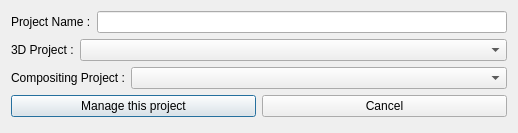
<?xml version="1.0" encoding="UTF-8"?>
<ui version="4.0">
 <class>CreateProjectDialog</class>
 <widget class="QDialog" name="CreateProjectDialog">
  <property name="geometry">
   <rect>
    <x>0</x>
    <y>0</y>
    <width>518</width>
    <height>133</height>
   </rect>
  </property>
  <property name="windowTitle">
   <string>Dialog</string>
  </property>
  <layout class="QGridLayout" name="gridLayout">
   <item row="0" column="0" colspan="2">
    <layout class="QVBoxLayout" name="verticalLayout">
     <item>
      <layout class="QHBoxLayout" name="horizontalLayout">
       <item>
        <widget class="QLabel" name="label">
         <property name="text">
          <string>Project Name :</string>
         </property>
        </widget>
       </item>
       <item>
        <widget class="QLineEdit" name="projectName"/>
       </item>
      </layout>
     </item>
     <item>
      <layout class="QHBoxLayout" name="horizontalLayout_2">
       <item>
        <widget class="QLabel" name="label_2">
         <property name="text">
          <string>3D Project :</string>
         </property>
        </widget>
       </item>
       <item>
        <widget class="QComboBox" name="project3dBox">
         <property name="sizePolicy">
          <sizepolicy hsizetype="Expanding" vsizetype="Fixed">
           <horstretch>0</horstretch>
           <verstretch>0</verstretch>
          </sizepolicy>
         </property>
         <property name="insertPolicy">
          <enum>QComboBox::InsertAlphabetically</enum>
         </property>
         <property name="sizeAdjustPolicy">
          <enum>QComboBox::AdjustToContents</enum>
         </property>
        </widget>
       </item>
      </layout>
     </item>
     <item>
      <layout class="QHBoxLayout" name="horizontalLayout_3">
       <item>
        <widget class="QLabel" name="label_3">
         <property name="text">
          <string>Compositing Project :</string>
         </property>
        </widget>
       </item>
       <item>
        <widget class="QComboBox" name="projectCompBox">
         <property name="sizePolicy">
          <sizepolicy hsizetype="Expanding" vsizetype="Fixed">
           <horstretch>0</horstretch>
           <verstretch>0</verstretch>
          </sizepolicy>
         </property>
         <property name="insertPolicy">
          <enum>QComboBox::InsertAlphabetically</enum>
         </property>
         <property name="sizeAdjustPolicy">
          <enum>QComboBox::AdjustToContents</enum>
         </property>
        </widget>
       </item>
      </layout>
     </item>
    </layout>
   </item>
   <item row="1" column="0">
    <widget class="QPushButton" name="confirmButton">
     <property name="text">
      <string>Manage this project</string>
     </property>
    </widget>
   </item>
   <item row="1" column="1">
    <widget class="QPushButton" name="cancelButton">
     <property name="text">
      <string>Cancel</string>
     </property>
    </widget>
   </item>
   <item row="2" column="0" colspan="2">
    <spacer name="verticalSpacer">
     <property name="orientation">
      <enum>Qt::Vertical</enum>
     </property>
     <property name="sizeHint" stdset="0">
      <size>
       <width>291</width>
       <height>2</height>
      </size>
     </property>
    </spacer>
   </item>
  </layout>
 </widget>
 <resources/>
 <connections/>
</ui>
